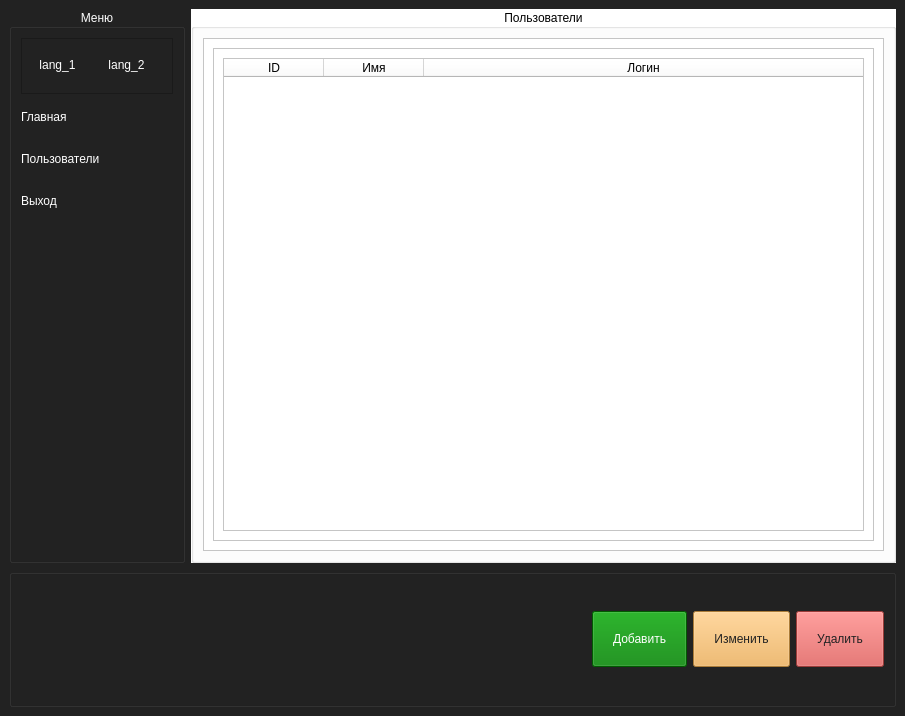
<?xml version="1.0" encoding="UTF-8"?>
<ui version="4.0">
 <class>MainWindow</class>
 <widget class="QMainWindow" name="MainWindow">
  <property name="geometry">
   <rect>
    <x>0</x>
    <y>0</y>
    <width>905</width>
    <height>716</height>
   </rect>
  </property>
  <property name="contextMenuPolicy">
   <enum>Qt::DefaultContextMenu</enum>
  </property>
  <property name="windowTitle">
   <string>Учет расхода и дохода</string>
  </property>
  <property name="autoFillBackground">
   <bool>false</bool>
  </property>
  <property name="styleSheet">
   <string notr="true">QWidget{
	background: #222;
	color: white;
}</string>
  </property>
  <widget class="QWidget" name="centralwidget">
   <layout class="QGridLayout" name="gridLayout_2" rowstretch="4,1" columnstretch="1,4">
    <item row="0" column="1">
     <widget class="QGroupBox" name="groupBox_3">
      <property name="styleSheet">
       <string notr="true">background-color: white !important;
    color: black;</string>
      </property>
      <property name="title">
       <string>Пользователи</string>
      </property>
      <property name="alignment">
       <set>Qt::AlignCenter</set>
      </property>
      <layout class="QGridLayout" name="gridLayout">
       <item row="0" column="0">
        <widget class="QScrollArea" name="scrollArea">
         <property name="sizePolicy">
          <sizepolicy hsizetype="Expanding" vsizetype="Expanding">
           <horstretch>0</horstretch>
           <verstretch>0</verstretch>
          </sizepolicy>
         </property>
         <property name="widgetResizable">
          <bool>true</bool>
         </property>
         <widget class="QWidget" name="scrollAreaWidgetContents">
          <property name="geometry">
           <rect>
            <x>0</x>
            <y>0</y>
            <width>679</width>
            <height>508</height>
           </rect>
          </property>
          <property name="sizePolicy">
           <sizepolicy hsizetype="Preferred" vsizetype="Preferred">
            <horstretch>0</horstretch>
            <verstretch>0</verstretch>
           </sizepolicy>
          </property>
          <layout class="QVBoxLayout" name="verticalLayout" stretch="2">
           <property name="sizeConstraint">
            <enum>QLayout::SetDefaultConstraint</enum>
           </property>
           <item>
            <widget class="QFrame" name="frame_3">
             <property name="frameShape">
              <enum>QFrame::StyledPanel</enum>
             </property>
             <property name="frameShadow">
              <enum>QFrame::Raised</enum>
             </property>
             <layout class="QGridLayout" name="gridLayout_6">
              <item row="0" column="0">
               <widget class="QTableWidget" name="tableWidget">
                <property name="styleSheet">
                 <string notr="true">QMenu::item {
	background-color: transparent;
}
            
QMenu::item:selected {
	background-color: #0074cc;
	color: white;
 }</string>
                </property>
                <property name="inputMethodHints">
                 <set>Qt::ImhNone</set>
                </property>
                <property name="editTriggers">
                 <set>QAbstractItemView::AnyKeyPressed|QAbstractItemView::DoubleClicked|QAbstractItemView::EditKeyPressed</set>
                </property>
                <property name="showGrid">
                 <bool>true</bool>
                </property>
                <property name="sortingEnabled">
                 <bool>false</bool>
                </property>
                <property name="wordWrap">
                 <bool>true</bool>
                </property>
                <property name="cornerButtonEnabled">
                 <bool>true</bool>
                </property>
                <property name="rowCount">
                 <number>0</number>
                </property>
                <property name="columnCount">
                 <number>3</number>
                </property>
                <attribute name="horizontalHeaderVisible">
                 <bool>true</bool>
                </attribute>
                <attribute name="horizontalHeaderCascadingSectionResizes">
                 <bool>false</bool>
                </attribute>
                <attribute name="horizontalHeaderHighlightSections">
                 <bool>true</bool>
                </attribute>
                <attribute name="horizontalHeaderShowSortIndicator" stdset="0">
                 <bool>false</bool>
                </attribute>
                <attribute name="horizontalHeaderStretchLastSection">
                 <bool>true</bool>
                </attribute>
                <attribute name="verticalHeaderVisible">
                 <bool>false</bool>
                </attribute>
                <attribute name="verticalHeaderStretchLastSection">
                 <bool>false</bool>
                </attribute>
                <column>
                 <property name="text">
                  <string>ID</string>
                 </property>
                 <property name="textAlignment">
                  <set>AlignCenter</set>
                 </property>
                </column>
                <column>
                 <property name="text">
                  <string>Имя</string>
                 </property>
                 <property name="textAlignment">
                  <set>AlignCenter</set>
                 </property>
                </column>
                <column>
                 <property name="text">
                  <string>Логин</string>
                 </property>
                 <property name="textAlignment">
                  <set>AlignCenter</set>
                 </property>
                </column>
               </widget>
              </item>
             </layout>
            </widget>
           </item>
          </layout>
         </widget>
        </widget>
       </item>
      </layout>
     </widget>
    </item>
    <item row="1" column="0" colspan="2">
     <widget class="QGroupBox" name="groupBox_2">
      <property name="title">
       <string/>
      </property>
      <layout class="QGridLayout" name="gridLayout_5">
       <item row="0" column="4">
        <widget class="QPushButton" name="deleteModal">
         <property name="styleSheet">
          <string notr="true">padding: 20px; background: #d9534f; color: #222</string>
         </property>
         <property name="text">
          <string>Удалить</string>
         </property>
        </widget>
       </item>
       <item row="0" column="0">
        <spacer name="horizontalSpacer">
         <property name="orientation">
          <enum>Qt::Horizontal</enum>
         </property>
         <property name="sizeHint" stdset="0">
          <size>
           <width>40</width>
           <height>20</height>
          </size>
         </property>
        </spacer>
       </item>
       <item row="0" column="3">
        <widget class="QPushButton" name="editModal">
         <property name="styleSheet">
          <string notr="true">padding: 20px; background:#f0ad4e;color:#222</string>
         </property>
         <property name="text">
          <string>Изменить</string>
         </property>
        </widget>
       </item>
       <item row="0" column="2">
        <widget class="QPushButton" name="createModal">
         <property name="styleSheet">
          <string notr="true">padding: 20px; background: green</string>
         </property>
         <property name="text">
          <string>Добавить</string>
         </property>
        </widget>
       </item>
      </layout>
     </widget>
    </item>
    <item row="0" column="0">
     <widget class="QGroupBox" name="groupBox">
      <property name="styleSheet">
       <string notr="true">groupBox{
	text-align: center;
}

QPushButton{
	padding: 10px 10px 10px 0;
	border: 2px #222;
	border-style: none none solid none;
	transition: all 500ms;
	text-align: left;
}

QPushButton:hover{
  border-color: white;
}

QPushButton:pressed{
   background: white;
	color: #222;
    border-color: #222;
}

</string>
      </property>
      <property name="title">
       <string>Меню</string>
      </property>
      <property name="alignment">
       <set>Qt::AlignCenter</set>
      </property>
      <layout class="QGridLayout" name="gridLayout_3">
       <item row="4" column="0">
        <widget class="QPushButton" name="logout_button">
         <property name="cursor">
          <cursorShape>PointingHandCursor</cursorShape>
         </property>
         <property name="text">
          <string>Выход</string>
         </property>
        </widget>
       </item>
       <item row="1" column="0">
        <widget class="QFrame" name="frame">
         <property name="styleSheet">
          <string notr="true">QPushButton{text-align:center;}</string>
         </property>
         <property name="frameShape">
          <enum>QFrame::StyledPanel</enum>
         </property>
         <property name="frameShadow">
          <enum>QFrame::Raised</enum>
         </property>
         <layout class="QGridLayout" name="gridLayout_4">
          <item row="0" column="0">
           <widget class="QPushButton" name="lang_1">
            <property name="text">
             <string>lang_1</string>
            </property>
           </widget>
          </item>
          <item row="0" column="1">
           <widget class="QPushButton" name="lang_2">
            <property name="styleSheet">
             <string notr="true"/>
            </property>
            <property name="text">
             <string>lang_2</string>
            </property>
           </widget>
          </item>
         </layout>
        </widget>
       </item>
       <item row="5" column="0">
        <spacer name="verticalSpacer">
         <property name="orientation">
          <enum>Qt::Vertical</enum>
         </property>
         <property name="sizeHint" stdset="0">
          <size>
           <width>20</width>
           <height>40</height>
          </size>
         </property>
        </spacer>
       </item>
       <item row="3" column="0">
        <widget class="QPushButton" name="user_page_button">
         <property name="cursor">
          <cursorShape>PointingHandCursor</cursorShape>
         </property>
         <property name="text">
          <string>Пользователи</string>
         </property>
        </widget>
       </item>
       <item row="2" column="0">
        <widget class="QPushButton" name="main_page_button">
         <property name="cursor">
          <cursorShape>PointingHandCursor</cursorShape>
         </property>
         <property name="text">
          <string>Главная</string>
         </property>
        </widget>
       </item>
      </layout>
     </widget>
    </item>
   </layout>
  </widget>
 </widget>
 <resources/>
 <connections/>
</ui>
